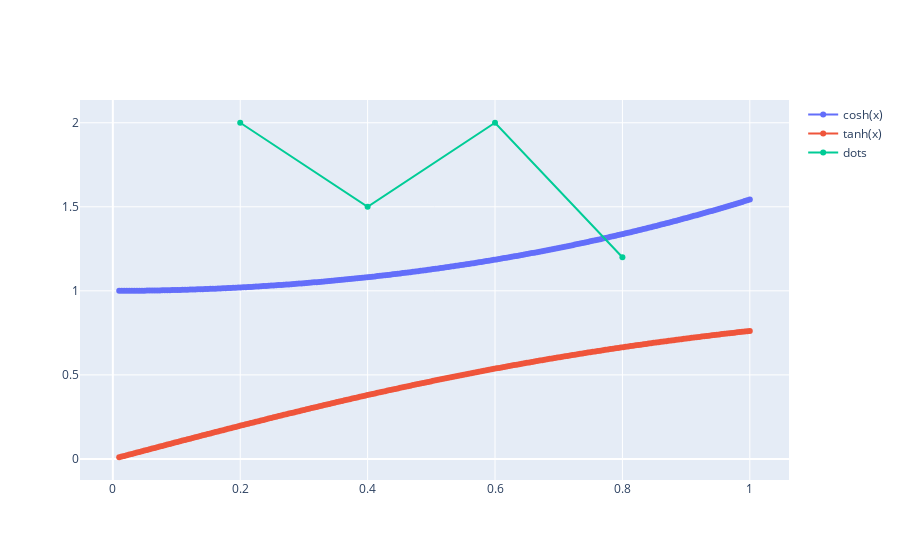

Notebook cell for this chart:
### Markdown cell above
## Exercise 2
Add a bunch of dots to the plot with `dots = go.Scatter(x=[.2,.4,.6,.8], y=[2,1.5,2,1.2])`. What is default scatter mode?

### Code cell
dots = go.Scatter(x=[.2,.4,.6,.8], y=[2,1.5,2,1.2], name='dots')
data = [trace1, trace2, dots]

plotly.offline.iplot(data)

### Figure 1 — Plotly figure (JSON) as saved in the notebook; plotly's stock layout.template omitted (floating-point values rounded to 4 significant figures; data arrays with more than 128 entries replaced by an {"elided": "..."} marker saying what was removed)
{"data": [{"mode": "lines+markers", "name": "cosh(x)", "type": "scatter", "x": {"elided": "250 float values"}, "y": {"elided": "250 float values"}}, {"mode": "lines+markers", "name": "tanh(x)", "type": "scatter", "x": {"elided": "250 float values"}, "y": {"elided": "250 float values"}}, {"name": "dots", "type": "scatter", "x": [0.2, 0.4, 0.6, 0.8], "y": [2, 1.5, 2, 1.2]}], "layout": {}}
